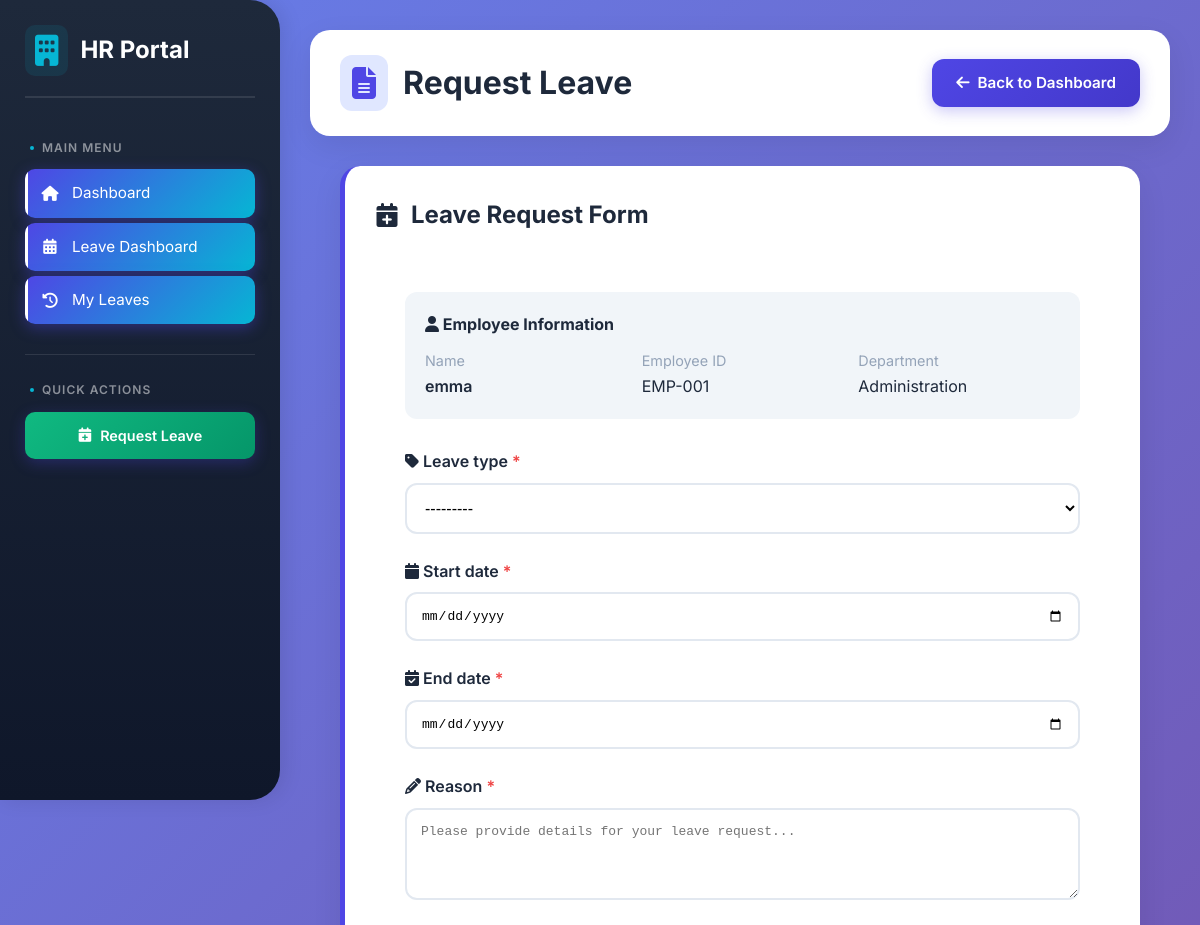
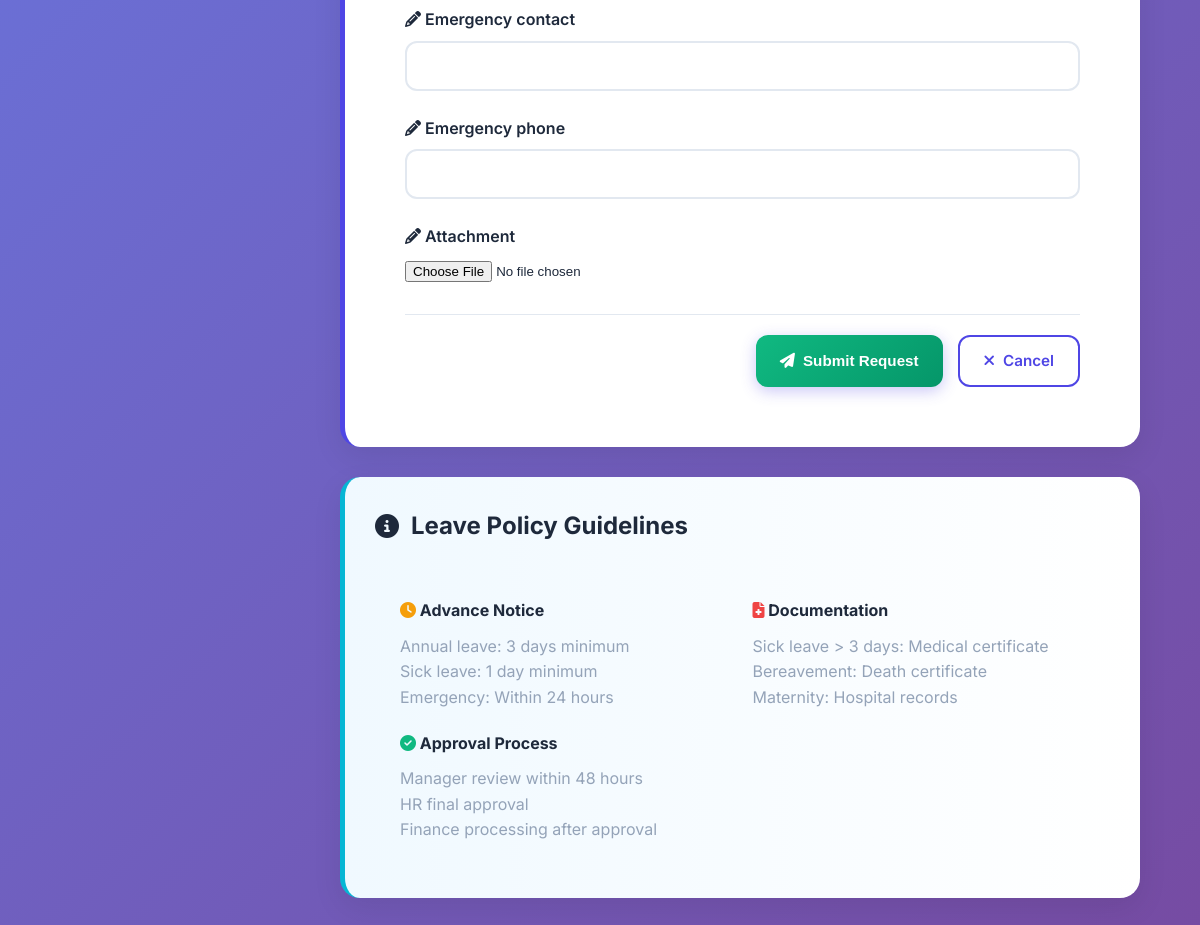
Page /hr/leave/request/ (signed in) on the committed database (2 pictures, top to bottom).
### hr/models.py (models this page shows, shortened)
class Employee(models.Model):
    DEPARTMENT_CHOICES = [
        ('', '--- Select Department ---'),
        ('HR', 'Human Resources'),
        ('Finance', 'Finance'),
        ('Procurement', 'Procurement'),
        ('Inventory', 'Inventory/Warehouse'),
        ('Auditor', 'Auditing'),
        ('IT', 'Information Technology'),
        ('Sales', 'Sales'),
        ('Administration', 'Administration'),
    ]
    POSITION_CHOICES = [
        ('', '--- Select Position ---'),
        ('Manager', 'Manager'),
        ('Supervisor', 'Supervisor'),
        ('Staff', 'Staff'),
        ('Officer', 'Officer'),
        ('Assistant', 'Assistant'),
        ('Director', 'Director'),
        ('Coordinator', 'Coordinator'),
    ]
    user = models.OneToOneField(
        User,
        on_delete=models.SET_NULL,
        null=True,
        blank=True
    )
    employee_id = models.CharField(max_length=20, unique=True, blank=True)  # Added blank=True
    full_name = models.CharField(max_length=100)
    department = models.CharField(max_length=50, choices=DEPARTMENT_CHOICES)  # Added choices
    position = models.CharField(max_length=50, choices=POSITION_CHOICES)  # Added choices
    phone = models.CharField(max_length=20)
    address = models.TextField()
    date_joined = models.DateField()
    is_active = models.BooleanField(default=True)
    class Meta:
        ordering = ['employee_id']

### hr/views.py (the view)
# urls.py: path('leave/request/', views.leave_request_create, name='leave_request_create'),
@login_required
def leave_request_create(request):
    try:
        employee = request.user.employee
    except:
        messages.error(request, 'You need an employee record to request leave.')
        return redirect('hr:leave_dashboard')
    if request.method == 'POST':
        form = LeaveRequestForm(request.POST, request.FILES, employee=employee)
        if form.is_valid():
            leave_request = form.save(commit=False)
            leave_request.employee = employee
            leave_balance = employee.get_annual_leave_balance() if 'annual' in leave_request.leave_type.name.lower() else 0
            if leave_balance < leave_request.days_requested:
                messages.warning(request, f'Warning: You only have {leave_balance} days remaining for this leave type.')
            leave_request.save()
            audit_log(
                user=request.user,
                action='CREATE',
                module='HR-Leave',
                object_type='LeaveRequest',
                object_id=leave_request.id,
                description=sanitize_audit_text(f'Submitted leave request: {leave_request.leave_type.name} for {leave_request.days_requested} days'),
                request=request
            )
            messages.success(request, 'Leave request submitted successfully!')
            return redirect('hr:leave_dashboard')
    else:
        form = LeaveRequestForm(employee=employee)
    context = {
        'form': form,
        'title': 'Request Leave',
        'employee': employee,
    }
    return render(request, 'hr/leave_form.html', context)

### hr/leave_forms.py
class LeaveRequestForm(forms.ModelForm):
    def __init__(self, *args, **kwargs):
        employee = kwargs.pop('employee', None)
        super().__init__(*args, **kwargs)
        self.fields['leave_type'].queryset = LeaveType.objects.filter(requires_approval=True)
        self.fields['start_date'].widget = forms.DateInput(attrs={'type': 'date', 'class': 'form-control'})
        self.fields['end_date'].widget = forms.DateInput(attrs={'type': 'date', 'class': 'form-control'})
        for field in self.fields:
            if field not in ['attachment']:
                self.fields[field].widget.attrs.update({'class': 'form-control'})
        self.fields['reason'].widget.attrs.update({'rows': 4})
        self.fields['attachment'].required = False
    class Meta:
        model = LeaveRequest
        fields = [
            'leave_type',
            'start_date',
            'end_date',
            'reason',
            'emergency_contact',
            'emergency_phone',
            'attachment'
        ]
        widgets = {
            'reason': forms.Textarea(attrs={'placeholder': 'Please provide details for your leave request...'}),
        }

### hr/context_processors.py (called while the page is built, shortened)
def leave_counts(request):
    if not request.user.is_authenticated:
        return {}
    pending_count = 0
    user_is_manager = request.user.groups.filter(name='Manager').exists()
    try:
        from .models import LeaveRequest, Employee
    except ImportError:
        pass
    return {
        'pending_count': pending_count,
        'user_is_manager': user_is_manager,
    }

### sales/context_processors.py (called while the page is built, shortened)
def sales_sidebar_context(request):
    return {}

### hr/templates/hr/leave_form.html (shortened to what this page needs)
{% load static %}
<!DOCTYPE html>
<html lang="en">
<head>
    <link rel="stylesheet" href="https://cdnjs.cloudflare.com/ajax/libs/font-awesome/6.4.0/css/all.min.css">
    <link rel="stylesheet" href="{% static 'css/hr-main.css' %}">
    <link rel="stylesheet" href="{% static 'css/hr-components.css' %}">
</head>
<body>
    <div class="sidebar">
        <div class="logo">
            <i class="fas fa-building"></i>
            <span>HR Portal</span>
        </div>
        <div class="nav-section">
            <div class="nav-title">Main Menu</div>
            <a href="{% url 'hr:hr_dashboard' %}" class="nav-item">
                <i class="fas fa-home"></i>
                <span>Dashboard</span>
            </a>
            <a href="{% url 'hr:leave_dashboard' %}" class="nav-item active">
                <i class="fas fa-calendar-alt"></i>
                <span>Leave Dashboard</span>
            </a>
            <a href="{% url 'hr:my_leave_requests' %}" class="nav-item">
                <i class="fas fa-history"></i>
                <span>My Leaves</span>
            </a>
        </div>
        <div class="sidebar-divider"></div>
        <div class="nav-section sidebar-actions">
            <div class="nav-title">Quick Actions</div>
            <a href="{% url 'hr:leave_request_create' %}" class="sidebar-btn success active">
                <i class="fas fa-calendar-plus"></i>
                Request Leave
            </a>
        </div>
    </div>
    <div class="main-content">
        <div class="header">
            <h1>
                <i class="fas fa-file-alt"></i>
                {{ title }}
            </h1>
            <a href="{% url 'hr:leave_dashboard' %}" class="btn">
                <i class="fas fa-arrow-left"></i> Back to Dashboard
            </a>
        </div>
        <div class="card" style="max-width: 800px; margin: 30px auto;">
            <div class="card-header">
                <h2 class="card-title">
                    <i class="fas fa-calendar-plus"></i>
                    Leave Request Form
                </h2>
            </div>
            <form method="post" enctype="multipart/form-data" style="padding: 30px;">
                {% if employee %}
                <div style="background: var(--gray-extra-light); padding: 20px; border-radius: var(--border-radius); margin-bottom: 30px;">
                    <h4 style="color: var(--dark); margin-bottom: 10px;">
                        <i class="fas fa-user"></i> Employee Information
                    </h4>
                    <div style="display: grid; grid-template-columns: repeat(auto-fit, minmax(200px, 1fr)); gap: 15px;">
                        <div>
                            <label style="color: var(--gray); font-size: 0.9em;">Name</label>
                            <div style="font-weight: 600;">{{ employee.full_name }}</div>
                        </div>
                        <div>
                            <label style="color: var(--gray); font-size: 0.9em;">Employee ID</label>
                            <div>{{ employee.employee_id|default:"Not assigned" }}</div>
                        </div>
                        <div>
                            <label style="color: var(--gray); font-size: 0.9em;">Department</label>
                            <div>{{ employee.department|default:"Not assigned" }}</div>
                        </div>
                    </div>
                </div>
                {% endif %}
                {% for field in form %}
                <div class="form-group">
                    <label for="{{ field.id_for_label }}" class="form-label">
                        <i class="fas fa-{% if field.name == 'leave_type' %}tag{% elif field.name == 'start_date' %}calendar{% elif field.name == 'end_date' %}calendar-check{% elif field.name == 'days_requested' %}calculator{% else %}pencil-alt{% endif %}"></i>
                        {{ field.label }}
                        {% if field.field.required %}<span class="text-danger">*</span>{% endif %}
                    </label>
                    {{ field }}
                </div>
                {% endfor %}
                <div class="form-actions">
                    <button type="submit" class="btn btn-success">
                        <i class="fas fa-paper-plane"></i> Submit Request
                    </button>
                    <a href="{% url 'hr:leave_dashboard' %}" class="btn btn-outline">
                        <i class="fas fa-times"></i> Cancel
                    </a>
                </div>
            </form>
        </div>
        <div class="card info" style="max-width: 800px; margin: 30px auto;">
            <div class="card-header">
                <h2 class="card-title">
                    <i class="fas fa-info-circle"></i>
                    Leave Policy Guidelines
                </h2>
            </div>
            <div style="padding: 25px;">
                <div style="display: grid; grid-template-columns: repeat(auto-fit, minmax(250px, 1fr)); gap: 20px;">
                    <div>
                        <h4 style="color: var(--dark); margin-bottom: 10px;">
                            <i class="fas fa-clock text-warning"></i> Advance Notice
                        </h4>
                        <p style="color: var(--gray);">Annual leave: 3 days minimum<br>Sick leave: 1 day minimum<br>Emergency: Within 24 hours</p>
                    </div>
                    <div>
                        <h4 style="color: var(--dark); margin-bottom: 10px;">
                            <i class="fas fa-file-medical text-danger"></i> Documentation
                        </h4>
                        <p style="color: var(--gray);">Sick leave > 3 days: Medical certificate<br>Bereavement: Death certificate<br>Maternity: Hospital records</p>
                    </div>
                    <div>
                        <h4 style="color: var(--dark); margin-bottom: 10px;">
                            <i class="fas fa-check-circle text-success"></i> Approval Process
                        </h4>
                        <p style="color: var(--gray);">Manager review within 48 hours<br>HR final approval<br>Finance processing after approval</p>
                    </div>
                </div>
            </div>
        </div>
    </div>
</body>
</html>

### hr/static/css/hr-components.css (style rules this page uses)
.card { background: var(--white); border-radius: var(--border-radius-lg); padding: 30px; margin-bottom: 25px; box-shadow: var(--box-shadow); transition: var(--transition-normal); border-left: 5px solid var(--primary); }
.card.info { border-left-color: var(--secondary); background: linear-gradient(to right, #f0f9ff 0%, white 100%); }
.card-header { display: flex; justify-content: space-between; align-items: flex-start; margin-bottom: 20px; }
.card-title { color: var(--dark); font-size: 1.5em; margin-bottom: 8px; display: flex; align-items: center; gap: 12px; }
.btn { padding: 12px 24px; background: linear-gradient(135deg, var(--primary), var(--primary-dark)); color: white; text-decoration: none; border-radius: var(--border-radius); font-weight: 600; display: inline-flex; align-items: center; gap: 8px; transition: var(--transition-normal); font-size: 0.95em; border: none; cursor: pointer; box-shadow: 0 4px 15px rgba(79, 70, 229, 0.3); }
.btn-success { background: linear-gradient(135deg, var(--success), var(--success-dark)); }
.btn-outline { background: transparent; border: 2px solid var(--primary); color: var(--primary); box-shadow: none; }
.form-group { margin-bottom: 25px; }
.form-label { display: block; margin-bottom: 8px; font-weight: 600; color: var(--dark); }
.form-control { width: 100%; padding: 14px; border: 2px solid var(--gray-light); border-radius: var(--border-radius); font-size: 1em; transition: var(--transition-normal); background: var(--white); }
.form-actions { display: flex; gap: 15px; justify-content: flex-end; margin-top: 30px; padding-top: 20px; border-top: 1px solid var(--gray-light); }

### rows in the picture
Employee: full_name "emma", employee_id "EMP-001", department "Administration"

### other values in the picture
{{ title }} "Request Leave"
{{ field.label }} "Leave type" "Start date" "End date" "Reason" "Emergency contact" "Emergency phone" "Attachment"
